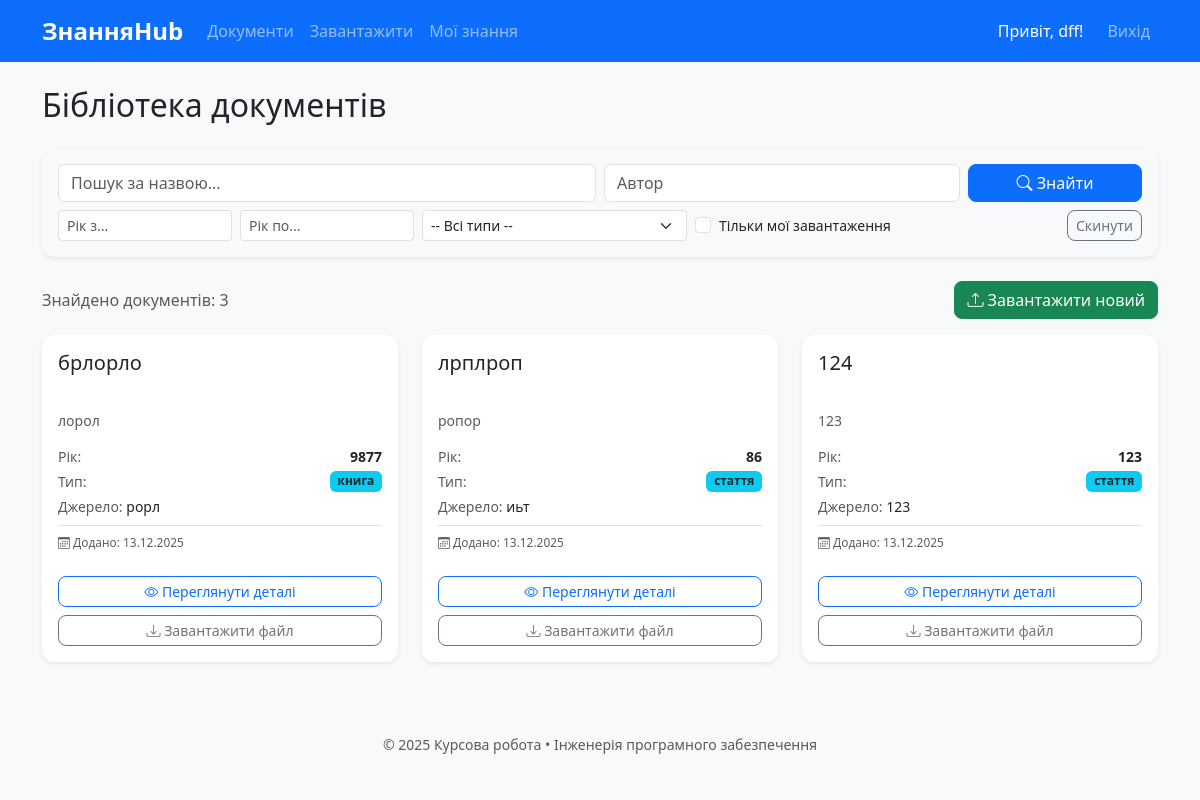
/documents (signed in), run on the app's committed database.
### models.py (models this page shows, shortened)
class User(UserMixin, db.Model):
    id = db.Column(db.Integer, primary_key=True)
    email = db.Column(db.String(120), unique=True, nullable=False)
    name = db.Column(db.String(100), nullable=False)
    password_hash = db.Column(db.String(256), nullable=False)
    role = db.Column(db.String(20), default='user')
    is_active = db.Column(db.Boolean, default=True)
    created_at = db.Column(db.DateTime, default=datetime.utcnow)

class Document(db.Model):
    id = db.Column(db.Integer, primary_key=True)
    title = db.Column(db.String(300), nullable=False)
    authors = db.Column(db.Text)
    year = db.Column(db.Integer)
    source = db.Column(db.Text)
    doc_type = db.Column(db.String(50))
    original_filename = db.Column(db.String(300), nullable=False)
    stored_filename = db.Column(db.String(200), nullable=False, unique=True)
    uploaded_at = db.Column(db.DateTime, default=datetime.utcnow)
    uploaded_by = db.Column(db.Integer, db.ForeignKey('user.id'))
    user = db.relationship('User', backref='documents')

### app.py (the view)
    @app.route('/documents')
    @login_required
    def document_list():
        query = request.args.get('q', '').strip()
        author = request.args.get('author', '')
        year_from = request.args.get('year_from', type=int)
        year_to = request.args.get('year_to', type=int)
        doc_type = request.args.get('type', '')
        show_my = request.args.get('show_my')
        docs = Document.query
        if query:
            ids = search_fulltext(query)
            docs = docs.filter(Document.id.in_(ids)) if ids else docs.filter(False)
        if author: docs = docs.filter(Document.authors.ilike(f'%{author}%'))
        if year_from: docs = docs.filter(Document.year >= year_from)
        if year_to: docs = docs.filter(Document.year <= year_to)
        if doc_type: docs = docs.filter_by(doc_type=doc_type)
        if show_my == '1': docs = docs.filter_by(uploaded_by=current_user.id)
        documents = docs.order_by(Document.uploaded_at.desc()).all()
        return render_template('document/list.html', documents=documents)

### templates/document/list.html (shortened to what this page needs)
{% extends "base.html" %}
{% block content %}
<h2 class="mb-4">Бібліотека документів</h2>
<div class="card shadow-sm mb-4 bg-light">
    <div class="card-body">
        <form method="GET" action="{{ url_for('document_list') }}">
            <div class="row g-2 mb-2">
                <div class="col-md-6">
                    <input type="text" name="q" class="form-control" placeholder="Пошук за назвою..." value="{{ request.args.get('q', '') }}">
                </div>
                <div class="col-md-4">
                    <input type="text" name="author" class="form-control" placeholder="Автор" value="{{ request.args.get('author', '') }}">
                </div>
                <div class="col-md-2">
                    <button type="submit" class="btn btn-primary w-100"><i class="bi bi-search"></i> Знайти</button>
                </div>
            </div>
            <div class="row g-2 align-items-center">
                <div class="col-md-2">
                    <input type="number" name="year_from" class="form-control form-control-sm" placeholder="Рік з..." value="{{ request.args.get('year_from', '') }}">
                </div>
                <div class="col-md-2">
                    <input type="number" name="year_to" class="form-control form-control-sm" placeholder="Рік по..." value="{{ request.args.get('year_to', '') }}">
                </div>
                <div class="col-md-3">
                    <select name="type" class="form-select form-select-sm">
                        <option value="">-- Всі типи --</option>
                    </select>
                </div>
                <div class="col-md-3">
                    <div class="form-check">
                        <input class="form-check-input" type="checkbox" name="show_my" value="1" id="showMyCheck" {% if request.args.get('show_my') == '1' %}checked{% endif %}>
                        <label class="form-check-label small" for="showMyCheck">
                            Тільки мої завантаження
                        </label>
                    </div>
                </div>
                <div class="col-md-2 text-end">
                    <a href="{{ url_for('document_list') }}" class="btn btn-sm btn-outline-secondary">Скинути</a>
                </div>
            </div>
        </form>
    </div>
</div>
<div class="d-flex justify-content-between align-items-center mb-3">
    <span class="text-muted">Знайдено документів: {{ documents|length }}</span>
    <a href="{{ url_for('upload_document') }}" class="btn btn-success">
        <i class="bi bi-upload"></i> Завантажити новий
    </a>
</div>
{% if documents %}
    <div class="row row-cols-1 row-cols-md-2 row-cols-lg-3 g-4">
        {% for doc in documents %}
        <div class="col">
            <div class="card h-100 shadow-sm border-0 hover-shadow transition-card">
                <div class="card-body d-flex flex-column">
                    <div class="d-flex justify-content-between align-items-start mb-2">
                        <h5 class="card-title text-truncate-3">
                            <a href="{{ url_for('document_detail', doc_id=doc.id) }}" class="text-decoration-none text-dark stretched-link-custom">
                                {{ doc.title }}
                            </a>
                        </h5>
                    </div>
                    <h6 class="card-subtitle mb-3 text-muted small">{{ doc.authors|truncate(50) }}</h6>
                    <ul class="list-unstyled small mb-4 flex-grow-1">
                        <li class="mb-1 d-flex justify-content-between">
                            <span class="text-muted">Рік:</span>
                            <span class="fw-bold">{{ doc.year if doc.year else '—' }}</span>
                        </li>
                        <li class="mb-1 d-flex justify-content-between">
                            <span class="text-muted">Тип:</span>
                            <span class="badge bg-info text-dark">{{ doc.doc_type }}</span>
                        </li>
                        {% if doc.source %}
                        <li class="mb-1 text-truncate">
                            <span class="text-muted">Джерело:</span> {{ doc.source }}
                        </li>
                        {% endif %}
                        <li class="mt-2 pt-2 border-top text-muted smaller">
                            <i class="bi bi-calendar3"></i> Додано: {{ doc.uploaded_at.strftime('%d.%m.%Y') }}
                        </li>
                    </ul>
                    <div class="d-grid gap-2 mt-auto">
                        <a href="{{ url_for('document_detail', doc_id=doc.id) }}" class="btn btn-outline-primary btn-sm">
                            <i class="bi bi-eye"></i> Переглянути деталі
                        </a>
                        <a href="{{ url_for('download_document', doc_id=doc.id) }}" class="btn btn-outline-secondary btn-sm">
                            <i class="bi bi-download"></i> Завантажити файл
                        </a>
                    </div>
                </div>
            </div>
        </div>
        {% endfor %}
    </div>
{% else %}
    <div class="alert alert-info text-center py-5">
        <h4>Документів не знайдено</h4>
        <p>Спробуйте змінити параметри пошуку або завантажте новий документ.</p>
    </div>
{% endif %}
{% endblock %}

### templates/base.html (shortened to what this page needs)
<!DOCTYPE html>
<html lang="uk">
<head>
    <link href="https://cdn.jsdelivr.net/npm/bootstrap@5.3.3/dist/css/bootstrap.min.css" rel="stylesheet">
    <link href="{{ url_for('static', filename='css/style.css') }}" rel="stylesheet">
    <link rel="stylesheet" href="https://cdn.jsdelivr.net/npm/bootstrap-icons@1.10.0/font/bootstrap-icons.css">
</head>
<body>
    <nav class="navbar navbar-expand-lg navbar-dark bg-primary mb-4">
        <div class="container">
            <a class="navbar-brand fw-bold" href="{{ url_for('index') }}">ЗнанняHub</a>
            <div class="collapse navbar-collapse" id="navbar">
                <ul class="navbar-nav me-auto">
                    <li class="nav-item"><a class="nav-link" href="{{ url_for('document_list') }}">Документи</a></li>
                    <li class="nav-item"><a class="nav-link" href="{{ url_for('upload_document') }}">Завантажити</a></li>
                    <li class="nav-item"><a class="nav-link" href="{{ url_for('my_knowledge') }}">Мої знання</a></li>
                </ul>
                <ul class="navbar-nav">
                    {% if current_user.is_authenticated %}
                    <li class="nav-item d-flex align-items-center">
                        <span class="text-white me-3">Привіт, {{ current_user.name }}!</span>
                    </li>
                    <li class="nav-item"><a class="nav-link" href="{{ url_for('logout') }}">Вихід</a></li>
                    {% else %}
                    <li class="nav-item"><a class="nav-link" href="{{ url_for('login') }}">Вхід</a></li>
                    <li class="nav-item"><a class="nav-link" href="{{ url_for('register') }}">Реєстрація</a></li>
                    {% endif %}
                </ul>
            </div>
        </div>
    </nav>
    <div class="container">
        {% block content %}{% endblock %}
    </div>
    <footer class="bg-light mt-5 py-4 text-center text-muted small">
        © 2025 Курсова робота • Інженерія програмного забезпечення
    </footer>
</body>
</html>

### static/css/style.css (style rules this page uses)
:root { --primary: #0d6efd; --hover-shadow: 0 10px 20px rgba(0,0,0,0.1); }
body { background: #f8f9fa; font-family: 'Segoe UI', sans-serif; }
.card { border: none; border-radius: 12px; transition: all 0.3s ease; }
.btn { border-radius: 8px; }
.navbar-brand { font-weight: 700; font-size: 1.5rem; }
.badge { font-size: 0.85em; }

### templates/document/list.html (style rules this page uses)
.text-truncate-3 { display: -webkit-box; -webkit-line-clamp: 2; -webkit-box-orient: vertical; overflow: hidden; min-height: 2.5em; }
.transition-card { transition: all 0.2s ease-in-out; }
.smaller { font-size: 0.85em; }

### data on the page
User: name "dff"
Document: title "брлорло", authors "лорол", year "9877", doc_type "книга", source "рорл", uploaded_at "13.12.2025"
Document: title "лрплроп", authors "ропор", year "86", doc_type "стаття", source "иьт", uploaded_at "13.12.2025"
Document: title "124", authors "123", year "123", doc_type "стаття", source "123", uploaded_at "13.12.2025"

### other printed values
{{ documents|length }} "3"
